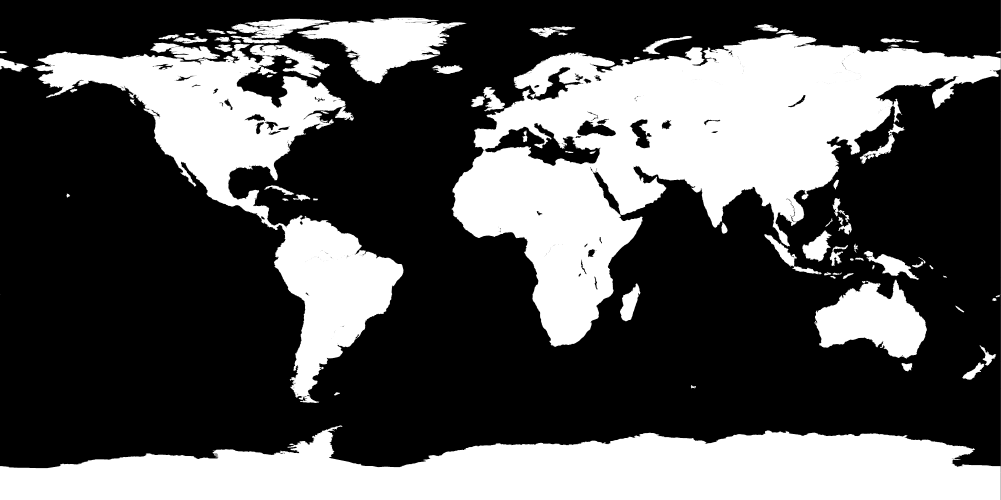
#> input picture height_maps/coastline.png, 3001 x 1500 px (shown at 1/3 size)
$ jupyter execute composite_images_to_bump_map.ipynb   (older library calls are emulated)
#> lines starting #> are read from the running program, lines starting #| are printed output that depends on the picture
# Composite height maps

This notebook can be used to composite multiple height maps with weighting factors for use in the 3D printable globe making workflow of Koelemeijer and Winterbourne (2021).

Height maps are images where the brightness of the image corresponds to the displacement you wish to make.  Input height maps can be generated in many ways - however, it is important to ensure you use a Cartesian map projection (also known as Flat Earth projection, _Plat Carée_ or simply "latitude and longitude").

__This notebook depends on the following imageio, numpy and PIL libraries.__

[cell 1]
###### Boilerplate

import imageio
import numpy as np
from PIL import Image

## Define the functions that are needed

[cell 2]
def load_image( infilename ) : # image to numpy array
    """Open an image
    as a numpy array using the imageio library

    Returns:
        Numpy array of pixel colours
    Arguments:
        infilename:  path to image file of standard type readable by imageio,
                     such as a jpeg, tiff, png etc
    """

    img = Image.open( infilename )
    img.load()
    data = np.asarray( img, dtype="int32" )
    return data

def save_image(npdata, outfilename) : # output a clipped greyscale image from a numpy array
    """Write out an image from a 2D numpy array using the imageio library

    Arguments:
        npdata:  2D numpy array of single channel data
        outfilename: Path to output image in standard format controlled by file extension,
                     e.g. .jpeg, .tiff, .png etc
    """
    img = Image.fromarray( np.asarray( np.clip(npdata,0,255), dtype="uint8"), "L" )
    img.save( outfilename )

def scale(X, x_min, x_max):  #  rescale a numpy array between Xmin and xmax
    """Linearly rescale the values in a numpy array to a specified minimum and maximum

    Returns:
        rescaled numpy array
    Arguments:
        X: numpy array
        x_min, x_max:  intended range of output array
    """
    nom = (X-X.min())*(x_max-x_min)
    denom = X.max() - X.min()
    if denom==0:
        denom=1
    return x_min + nom/denom

def scale1d(X, x_min, x_max):   # rescale a numpy array by individual columns
    """Columnwise rescale the values in a numpy array to a specified minimum and maximum

    Returns:
        rescaled numpy array
    Arguments:
        X: numpy array
        x_min, x_max:  intended range of output array
    """
    nom = (X-X.min(axis=0))*(x_max-x_min)
    denom = X.max(axis=0) - X.min(axis=0)
    denom[denom==0] = 1
    return x_min + nom/denom

def im_to_scaled_array(imagefile, arrwidth, arrheight, arrmin, arrmax) :
    """Read in an image file of 1, 3, or 4 channels (greyscale, RGB or RGBA), rescale to set
    dimensions and return range scaled 2d numpy array of the mean of the RGB channels)

    Returns:
        Rescaled and resized 2D numpy array
    Arguments:
        imagefile: path to image file readable by imageio library (e.g. png, tiff or jpeg)
        arrwidth, arrheight: desired shape of the output array (in pixels)
        arrmin, arrmax: desired scale range of the output array
    """
#> called with imagefile = 'height_maps/coastline.png', arrwidth = 2880, arrheight = 1440, arrmin = 0, arrmax = 0.5
    img = Image.open( imagefile )
#> img is the input picture: PIL image 3001x1500 RGB; min 0, max 255, mean 87
    img.load()
    img=img.resize((arrwidth,arrheight), Image.ANTIALIAS)
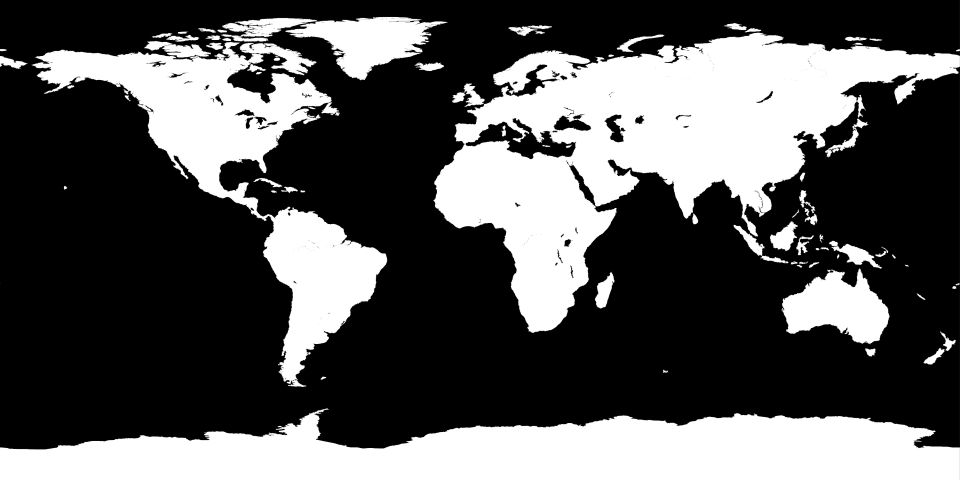
#> img: PIL image 2880x1440 RGB (shown at 1/3 size); min 0, max 255, mean 87
    data=np.asarray( img, dtype="int32" )
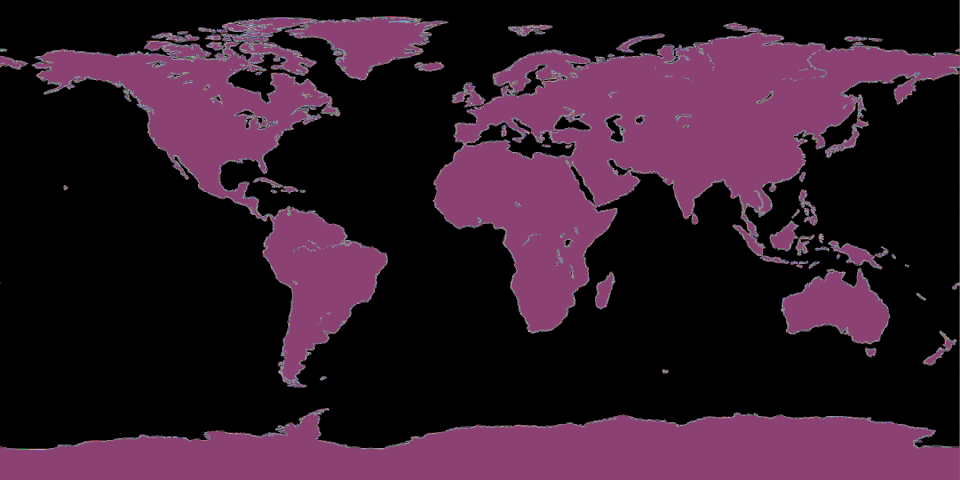
#> data: shape (1440, 2880, 3) int32 (shown at 1/3 size); 256 distinct labels, from 0 to 255; one colour per label, 0 black
    if len(data.shape) == 2:
        grey=data
    else:
        grey=data[:,:,0:3].mean(axis=2)
    return scale(grey,arrmin,arrmax)
#> in scale, `nom = (X-X.min())*(x_max-x_min)`:
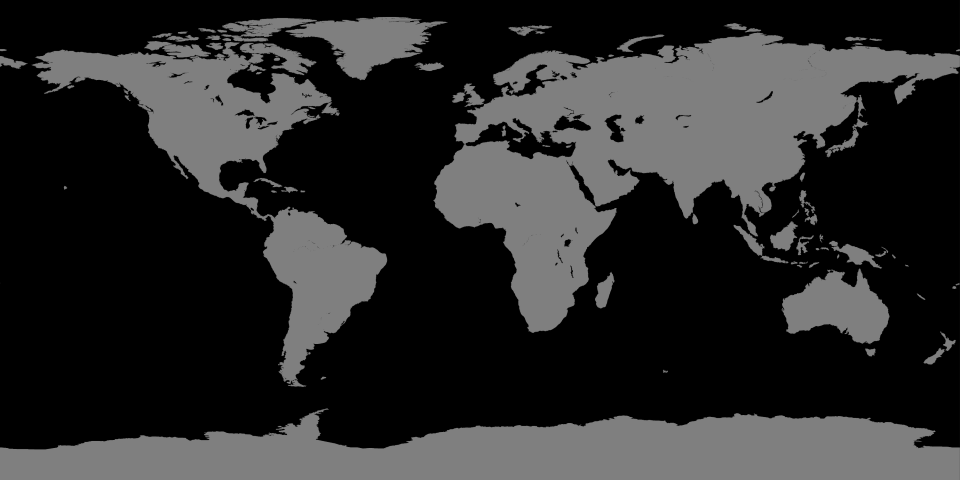
#> nom: shape (1440, 2880) float64 (shown at 1/3 size); min 0, max 127.5, mean 43.5
#> in scale, `denom = X.max() - X.min()`: denom = 255

# Compositing height maps

The example below composites 3 individual height maps using weighting, outputting a new image suitable for use in the 3D printable globe workflow of Koelemeijer and Winterbourne (2021).

Height maps are assumed to be greyscale images where white corresponds to the most positive (highest) topography, mid grey to neutral (unperturbed) and black to the most negative (deepest topography) in the output model.

In the example below we generate a height map suitable for creating a 3D printable globe of dynamic topography using data from Hoggard et al. (2016).

The 3 composited images are:
  - __dynamic_topo_height.png__: Dynamic topography model of Hoggard et al. 2016 dynamic topography model, (data from supplementary material in https://www.nature.com/articles/ngeo2709)
  - __world_topo.png__:  topography and bathymetry data from ETOPO1 (https://www.ngdc.noaa.gov/mgg/global/)
  - __coastline.png__: white land and black oceans, used to create a small step that allows visual identification of familiar coastlines in areas with extensive continental shelves, e.g. the UK and northern Australia.

Input height maps can be easily created using a oneliner command in GMT 6 (https://www.generic-mapping-tools.org/).  (Note that this command implicitly assumes that the grid is symmetric - for more explict control it is advisable to create a specific colourbar using the makecpt command).

    gmt grdimage NGS-2015-07-01303-s07.grd -JX8i/4i -R-180/180/-90/90 -E -Cgray -png dynamic_topo_height

### Set up the parameters

Besides the desired output dimensions and location of the output image, you must provide a list of lists of the path to input height maps and the desired weighting factors (which need not sum to any specific number).  Any number of images can be composited.  Negative weights can be used to account for images with reverse polarity (i.e. images where black should be "up").

[cell 3]
###  Setup

# Set the desired resolution of the output image.  The values below result in reasonable
# file sizes and runtimes, but are sufficiently high resolution even for very high detail
# globes

width=2880
height=1440
outfile='height_maps/dynamic_topography_globe_composite_height_map.png' # path to the output file

# A list of lists with path to image and weighting factor, e.g.
# [['path1', weight1], ['path2', weight2], ...]
infiles=[['height_maps/coastline.png', 0.5],
         ['height_maps/world_topo.png', 2],
         ['height_maps/dynamic_topo_height.png', 10]
        ]

### Run the code and visualise the output

[cell 4]
# Initialise an array of the correct size with zeroes
outarray=np.zeros((height,width))

# Iterate over the list of inputs and weights
for i in range(len(infiles)):
    # open, read and resample the image into an array of the right scale, apply the weighting factor
    # syntax: im_to_scaled_array(infile, width, height, outmin, outmax)
    scaled=im_to_scaled_array(infiles[i][0], width, height, 0, infiles[i][1])

    # add array to the output
    outarray=np.add(outarray, scaled)
#> pass 2 of the loop `for i in range(len(infiles)):`:
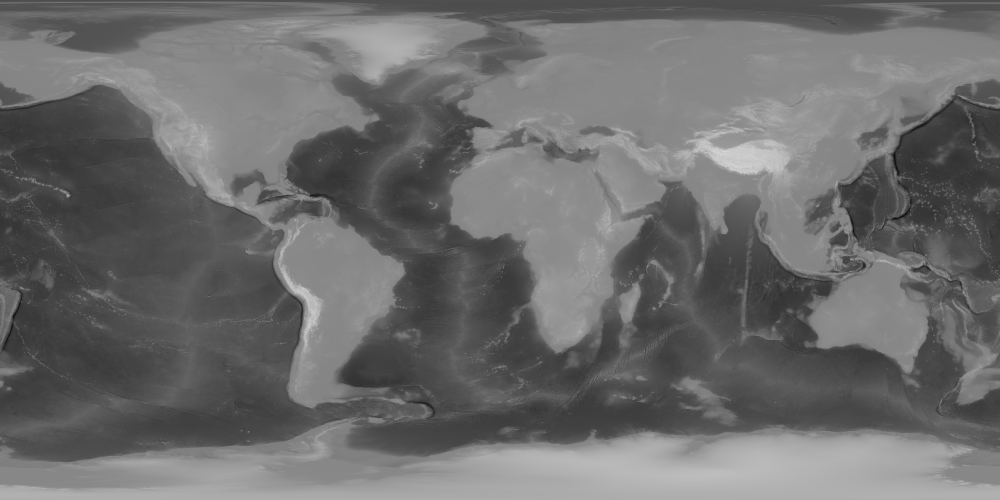
#> input picture height_maps/world_topo.png, 3000 x 1500 px (shown at 1/3 size)
#> in im_to_scaled_array, img is the input picture: PIL image 3000x1500 RGB; min 0, max 230, mean 108.8
#> `outarray=np.add(outarray, scaled)`:
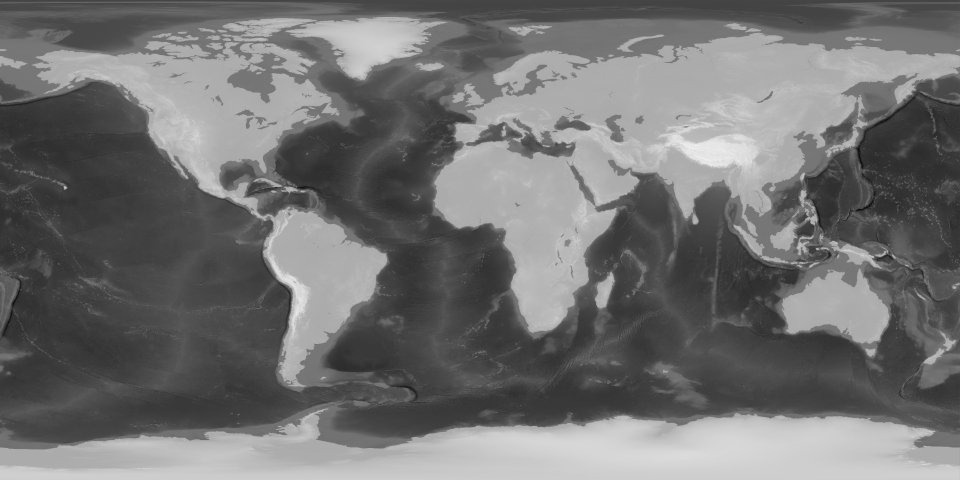
#> outarray: shape (1440, 2880) float64 (shown at 1/3 size); min 0, max 2.5, mean 1.12; drawn with min black and max white

# Write out the image to an 8-bit grayscale outputfile using the full dynamic range available
save_image(scale(outarray,0,255),outfile)
#> call 4 of scale, with x_min = 0, x_max = 255
#> in scale (call 4), `nom = (X-X.min())*(x_max-x_min)`:
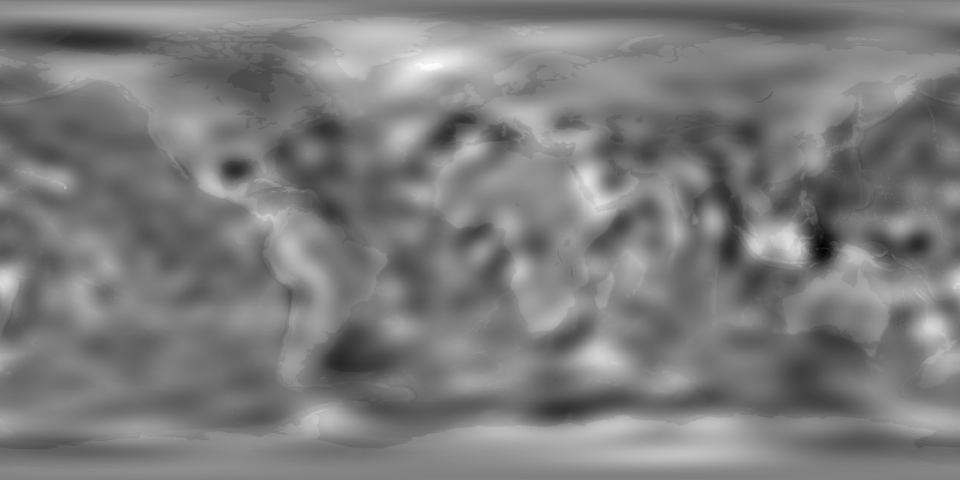
#> nom: shape (1440, 2880) float64 (shown at 1/3 size); min 0, max 2820.9, mean 1379.8; drawn with min black and max white
#> in scale (call 4), `denom = X.max() - X.min()`: denom = 11.06

# Read the newly created file and display it inline for QC
outimg = Image.open(outfile)
display(outimg)
